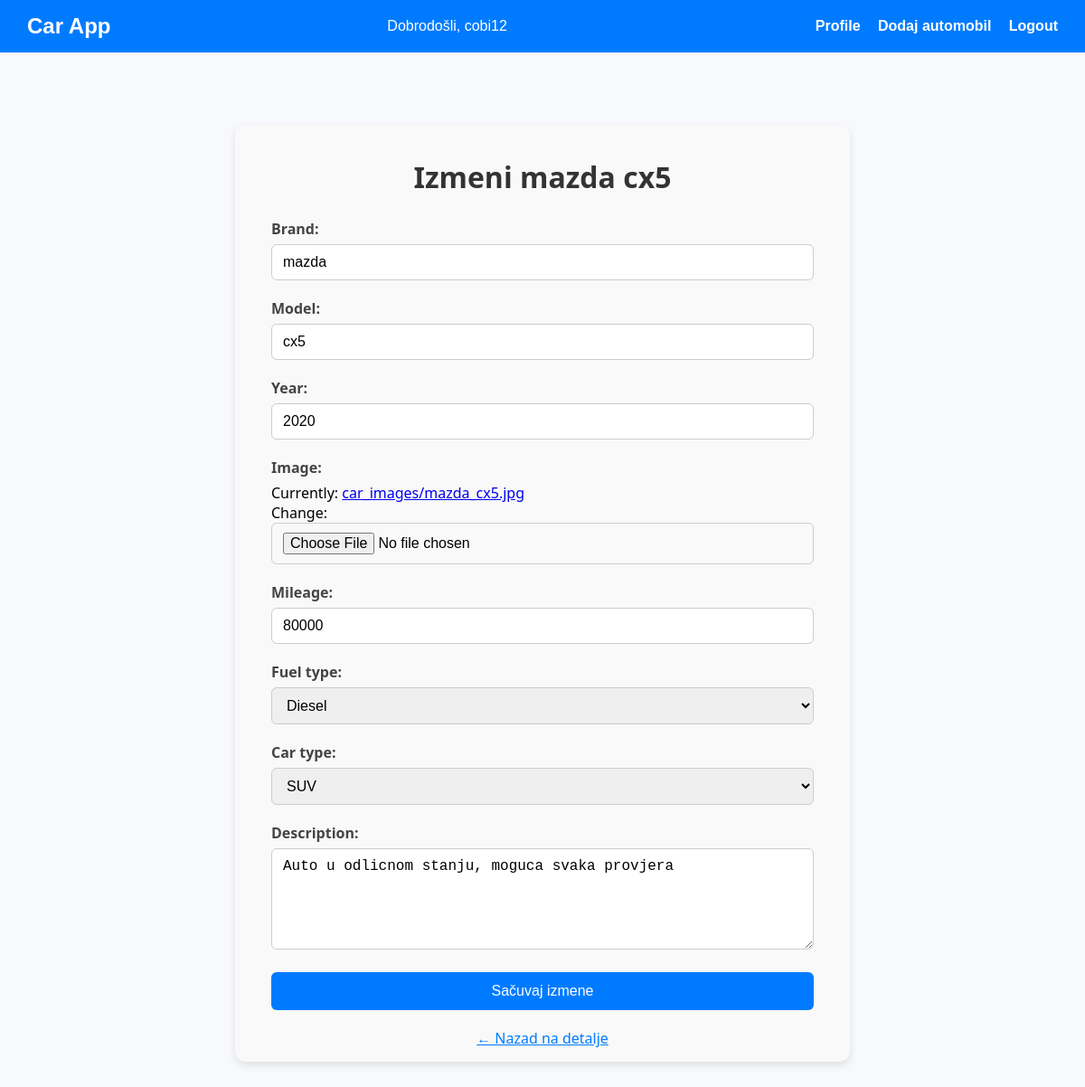
The page /car_edit/11/ (signed in) on the database its author committed.
### cars/models.py (models this page shows, shortened)
class Car(models.Model):
    FUEL_CHOICES = [
        ('PETROL', 'Petrol'),
        ('DIESEL', 'Diesel'),
        ('ELECTRIC', 'Electric'),
        ('HYBRID', 'Hybrid'),
        ('LPG', 'LPG'),
    ]
    CAR_TYPE_CHOICES = [
        ('COUPE', 'Kupe'),
        ('SEDAN', 'Limuzina'),
        ('HATCHBACK', 'Hečbek'),
        ('SUV', 'SUV'),
        ('CONVERTIBLE', 'Kabriolet'),
        ('WAGON', 'Karavan'),
        ('PICKUP', 'Pickup'),
    ]
    owner = models.ForeignKey(User, on_delete = models.CASCADE)
    brand = models.CharField(max_length=100)
    model = models.CharField(max_length=100)
    year = models.PositiveIntegerField()
    image = models.ImageField(upload_to='car_images/', blank=False,null=False )
    mileage = models.PositiveIntegerField(help_text='Kilometraza')
    fuel_type = models.CharField(max_length=10, choices=FUEL_CHOICES)
    car_type = models.CharField(max_length=15, choices=CAR_TYPE_CHOICES)
    description = models.TextField(
        max_length=1000,
        blank=True,
        help_text='Kratak opis automobila (opciono)'
    )

### cars/views.py (the view)
# urls.py: path('car_edit/<int:car_id>/', views.car_edit, name='car_edit'),
@login_required
def car_edit(request, car_id):
    car = get_object_or_404(Car, id=car_id)
    if car.owner != request.user:
        return redirect('car_details', car_id=car.id)
    if request.method == 'POST':
        form = CarForm(request.POST, request.FILES, instance=car)
        if form.is_valid():
            form.save()
            return redirect('car_details', car_id=car.id)
    else:
        form = CarForm(instance=car)
    return render(request, 'cars/car_edit.html', {'form': form, 'car': car})

### cars/forms.py
class CarForm(forms.ModelForm):
    class Meta:
        model = Car
        fields = ['brand', 'model', 'year', 'image', 'mileage', 'fuel_type', 'car_type','description']
        widgets = {
            'fuel_type': forms.Select(attrs={'class': 'form-control'}),
            'car_type': forms.Select(attrs={'class': 'form-control'}),
            'brand': forms.TextInput(attrs={'class': 'form-control'}),
            'model': forms.TextInput(attrs={'class': 'form-control'}),
            'year': forms.NumberInput(attrs={'class': 'form-control'}),
            'mileage': forms.NumberInput(attrs={'class': 'form-control'}),
            'description': forms.Textarea(attrs={
                'class': 'form-control',
                'rows': 5,
                'placeholder': 'Unesite kratak opis automobila...'
            }),
        }

### cars/templates/cars/car_edit.html (shortened to what this page needs)
{% extends 'cars/base.html' %}
{% load static %}
{% block extra_css %}
<link rel="stylesheet" href="{% static 'css/car_edit.css' %}">
{% endblock %}
{% block content %}
  <div class="form-container">
    <h1>Izmeni {{ car.brand }} {{ car.model }}</h1>
    <form method="post" enctype="multipart/form-data">
      {% for field in form %}
        <div class="form-group">
          {{ field.label_tag }}
          {{ field }}
        </div>
      {% endfor %}
      <button type="submit" class="btn">Sačuvaj izmene</button>
    </form>
    <a href="{% url 'car_details' car.id %}" style="display:block; margin-top:20px; text-align:center; color:#007bff;">← Nazad na detalje</a>
  </div>
{% endblock %}

### cars/templates/cars/base.html (shortened to what this page needs)
{% load static %}
<!DOCTYPE html>
<html lang="sr">
<head>
    <link rel="stylesheet" href="{% static 'css/base.css' %}">
    {% block extra_css %}{% endblock %}
</head>
<body>
    <nav class="navbar">
        <div class="nav-container">
            <a href="{% url 'car_list' %}" class="nav-logo">Car App</a>
            {% if user.is_authenticated %}
                <span class="nav-welcome">Dobrodošli, {{ user.username }}</span>
                <div class="nav-links">
                    <a href="{% url 'profile'%}">Profile</a>
                    <a href="{% url 'add_car'%}" > Dodaj automobil</a>
                    <a href="{% url 'logout' %}">Logout</a>
                </div>
            {% else %}
                <div class="nav-links">
                    <a href="{% url 'login' %}">Login</a>
                    <a href="{% url 'register' %}">Register</a>
                </div>
            {% endif %}
        </div>
    </nav>
    <main>
        {% block content %}{% endblock %}
    </main>
</body>
</html>

### cars/static/css/base.css (style rules this page uses)
body { margin: 0; font-family: Arial, sans-serif; background-color: #f7f9fc; }
.navbar { background-color: #007bff; color: white; padding: 15px 30px; display: flex; align-items: center; justify-content: space-between; }
.nav-container { width: 100%; max-width: 1200px; margin: 0 auto; display: flex; align-items: center; justify-content: space-between; }
.nav-logo { font-size: 1.5em; font-weight: bold; color: white; text-decoration: none; }
.nav-welcome { margin-right: 20px; }
.nav-links a { color: white; text-decoration: none; margin-left: 15px; font-weight: bold; }
main { padding: 30px; }

### cars/static/css/car_edit.css (style rules this page uses)
.form-container { max-width: 600px; margin: 50px auto; background-color: #f9f9f9; padding: 15px 40px; border-radius: 12px; box-shadow: 0 4px 10px rgba(0, 0, 0, 0.1); font-family: 'Segoe UI', Tahoma, Geneva, Verdana, sans-serif; }
.form-container h1 { text-align: center; margin-bottom: 25px; color: #333; }
.form-group { margin-bottom: 20px; }
.form-group label { display: block; margin-bottom: 6px; font-weight: bold; color: #444; }
.form-group input, .form-group select, .form-group textarea { width: 100%; padding: 10px 12px; border: 1px solid #ccc; border-radius: 6px; font-size: 16px; box-sizing: border-box; }
.btn { display: block; width: 100%; padding: 12px; background-color: #007bff; border: none; border-radius: 6px; color: white; font-size: 16px; cursor: pointer; transition: background-color 0.2s ease; }

### rows shown on the page
Car: brand "mazda", model "cx5", form "mazda" "cx5" "2020" "80000" "Diesel" "SUV" "Auto u odlicnom stanju, moguca svaka provjera"

### other values the page prints
{{ user.username }} "cobi12"
{{ field.label_tag }} "Brand:" "Model:" "Year:" "Image:" "Mileage:" "Fuel type:" "Car type:" "Description:"
